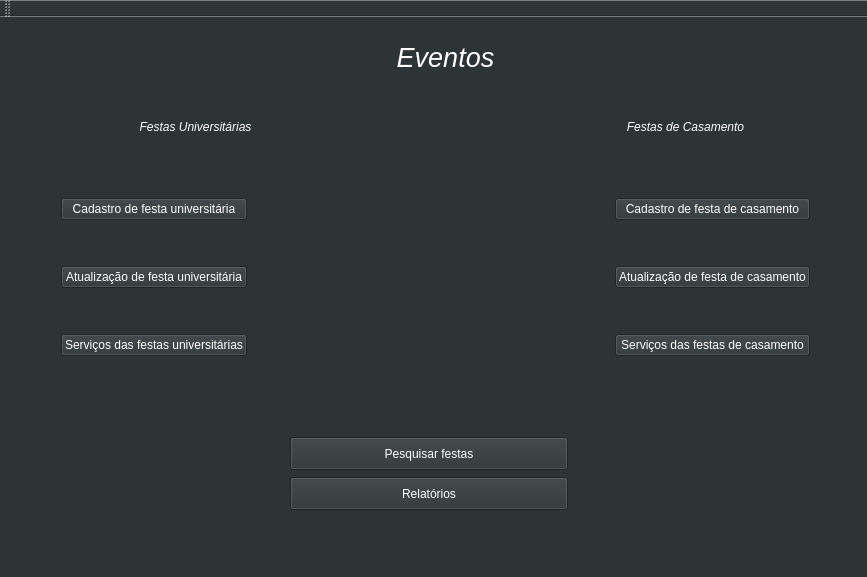
<?xml version="1.0" encoding="UTF-8"?>
<ui version="4.0">
 <class>MainWindow</class>
 <widget class="QMainWindow" name="MainWindow">
  <property name="geometry">
   <rect>
    <x>0</x>
    <y>0</y>
    <width>867</width>
    <height>577</height>
   </rect>
  </property>
  <property name="windowTitle">
   <string>MainWindow</string>
  </property>
  <property name="styleSheet">
   <string notr="true">background-color: rgb(46, 52, 54);</string>
  </property>
  <widget class="QWidget" name="centralWidget">
   <widget class="QLabel" name="label">
    <property name="geometry">
     <rect>
      <x>240</x>
      <y>20</y>
      <width>411</width>
      <height>41</height>
     </rect>
    </property>
    <property name="font">
     <font>
      <family>Cantarell</family>
      <pointsize>20</pointsize>
      <weight>9</weight>
      <italic>true</italic>
      <bold>false</bold>
     </font>
    </property>
    <property name="styleSheet">
     <string notr="true">font: 75 oblique 20pt &quot;Cantarell&quot;;
color: white</string>
    </property>
    <property name="text">
     <string>&lt;html&gt;&lt;head/&gt;&lt;body&gt;&lt;p&gt;Eventos&lt;/p&gt;&lt;/body&gt;&lt;/html&gt;</string>
    </property>
    <property name="alignment">
     <set>Qt::AlignCenter</set>
    </property>
   </widget>
   <widget class="QWidget" name="horizontalLayoutWidget">
    <property name="geometry">
     <rect>
      <x>50</x>
      <y>130</y>
      <width>771</width>
      <height>261</height>
     </rect>
    </property>
    <layout class="QHBoxLayout" name="horizontalLayout">
     <item>
      <layout class="QVBoxLayout" name="verticalLayout_6">
       <item>
        <widget class="QPushButton" name="button_uni_create">
         <property name="styleSheet">
          <string notr="true">font: 14pt &quot;Cantarell&quot;;
color: white</string>
         </property>
         <property name="text">
          <string>Cadastro de festa universitária</string>
         </property>
        </widget>
       </item>
       <item>
        <widget class="QPushButton" name="button_uni_update">
         <property name="styleSheet">
          <string notr="true">font: 14pt &quot;Cantarell&quot;;
color: white</string>
         </property>
         <property name="text">
          <string>Atualização de festa universitária</string>
         </property>
        </widget>
       </item>
       <item>
        <widget class="QPushButton" name="button_uni_services">
         <property name="styleSheet">
          <string notr="true">font: 14pt &quot;Cantarell&quot;;
color: white</string>
         </property>
         <property name="text">
          <string>Serviços das festas universitárias</string>
         </property>
        </widget>
       </item>
      </layout>
     </item>
     <item>
      <spacer name="horizontalSpacer">
       <property name="orientation">
        <enum>Qt::Horizontal</enum>
       </property>
       <property name="sizeHint" stdset="0">
        <size>
         <width>40</width>
         <height>20</height>
        </size>
       </property>
      </spacer>
     </item>
     <item>
      <layout class="QVBoxLayout" name="verticalLayout_5">
       <item>
        <widget class="QPushButton" name="button_wed_create">
         <property name="styleSheet">
          <string notr="true">font: 14pt &quot;Cantarell&quot;;
color: white</string>
         </property>
         <property name="text">
          <string>Cadastro de festa de casamento</string>
         </property>
        </widget>
       </item>
       <item>
        <widget class="QPushButton" name="button_wed_update">
         <property name="styleSheet">
          <string notr="true">font: 14pt &quot;Cantarell&quot;;
color: white</string>
         </property>
         <property name="text">
          <string>Atualização de festa de casamento</string>
         </property>
        </widget>
       </item>
       <item>
        <widget class="QPushButton" name="button_wed_services">
         <property name="styleSheet">
          <string notr="true">font: 14pt &quot;Cantarell&quot;;
color: white</string>
         </property>
         <property name="text">
          <string>Serviços das festas de casamento</string>
         </property>
        </widget>
       </item>
      </layout>
     </item>
    </layout>
   </widget>
   <widget class="QPushButton" name="button_reports">
    <property name="geometry">
     <rect>
      <x>290</x>
      <y>460</y>
      <width>278</width>
      <height>33</height>
     </rect>
    </property>
    <property name="styleSheet">
     <string notr="true">font: 14pt &quot;Cantarell&quot;;
color: white</string>
    </property>
    <property name="text">
     <string>Relatórios</string>
    </property>
   </widget>
   <widget class="QPushButton" name="button_search_events">
    <property name="geometry">
     <rect>
      <x>290</x>
      <y>420</y>
      <width>278</width>
      <height>33</height>
     </rect>
    </property>
    <property name="styleSheet">
     <string notr="true">font: 14pt &quot;Cantarell&quot;;
color: white</string>
    </property>
    <property name="text">
     <string>Pesquisar festas</string>
    </property>
   </widget>
   <widget class="QLabel" name="label_3">
    <property name="geometry">
     <rect>
      <x>40</x>
      <y>90</y>
      <width>311</width>
      <height>41</height>
     </rect>
    </property>
    <property name="font">
     <font>
      <weight>2</weight>
      <italic>true</italic>
      <bold>false</bold>
     </font>
    </property>
    <property name="styleSheet">
     <string notr="true">font: 50 oblique 20 &quot;Cantarell&quot;;
color: white</string>
    </property>
    <property name="text">
     <string>&lt;html&gt;&lt;head/&gt;&lt;body&gt;&lt;p&gt;Festas Universitárias&lt;/p&gt;&lt;/body&gt;&lt;/html&gt;</string>
    </property>
    <property name="alignment">
     <set>Qt::AlignCenter</set>
    </property>
   </widget>
   <widget class="QLabel" name="label_2">
    <property name="geometry">
     <rect>
      <x>480</x>
      <y>90</y>
      <width>411</width>
      <height>41</height>
     </rect>
    </property>
    <property name="font">
     <font>
      <weight>2</weight>
      <italic>true</italic>
      <bold>false</bold>
     </font>
    </property>
    <property name="styleSheet">
     <string notr="true">font: 50 oblique 20 &quot;Cantarell&quot;;
color: white</string>
    </property>
    <property name="text">
     <string>&lt;html&gt;&lt;head/&gt;&lt;body&gt;&lt;p&gt;Festas de Casamento&lt;/p&gt;&lt;/body&gt;&lt;/html&gt;</string>
    </property>
    <property name="alignment">
     <set>Qt::AlignCenter</set>
    </property>
   </widget>
  </widget>
  <widget class="QMenuBar" name="menuBar">
   <property name="geometry">
    <rect>
     <x>0</x>
     <y>0</y>
     <width>867</width>
     <height>25</height>
    </rect>
   </property>
  </widget>
  <widget class="QToolBar" name="mainToolBar">
   <attribute name="toolBarArea">
    <enum>TopToolBarArea</enum>
   </attribute>
   <attribute name="toolBarBreak">
    <bool>false</bool>
   </attribute>
  </widget>
  <widget class="QStatusBar" name="statusBar"/>
 </widget>
 <layoutdefault spacing="6" margin="11"/>
 <resources/>
 <connections/>
</ui>
